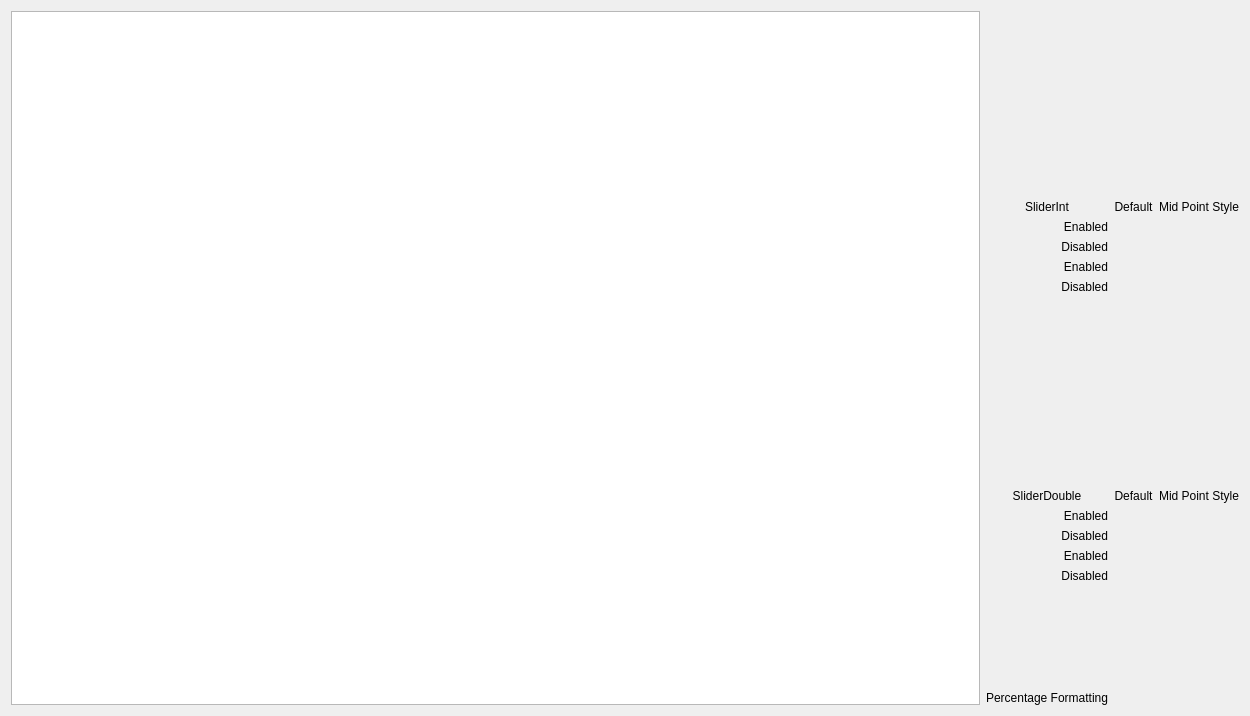
<?xml version="1.0" encoding="UTF-8"?>
<ui version="4.0">
 <class>SliderPage</class>
 <widget class="QWidget" name="SliderPage">
  <property name="geometry">
   <rect>
    <x>0</x>
    <y>0</y>
    <width>1250</width>
    <height>716</height>
   </rect>
  </property>
  <property name="sizePolicy">
   <sizepolicy hsizetype="Expanding" vsizetype="Expanding">
    <horstretch>0</horstretch>
    <verstretch>0</verstretch>
   </sizepolicy>
  </property>
  <layout class="QHBoxLayout" name="horizontalLayout">
   <item>
    <widget class="QTextEdit" name="exampleText">
     <property name="undoRedoEnabled">
      <bool>false</bool>
     </property>
     <property name="readOnly">
      <bool>true</bool>
     </property>
    </widget>
   </item>
   <item>
    <layout class="QGridLayout" name="gridLayout">
     <item row="1" column="0">
      <widget class="QLabel" name="label_6">
       <property name="text">
        <string>SliderInt</string>
       </property>
       <property name="alignment">
        <set>Qt::AlignBottom|Qt::AlignHCenter</set>
       </property>
      </widget>
     </item>
     <item row="8" column="0">
      <widget class="QLabel" name="label_15">
       <property name="text">
        <string>SliderDouble</string>
       </property>
       <property name="alignment">
        <set>Qt::AlignBottom|Qt::AlignHCenter</set>
       </property>
      </widget>
     </item>
     <item row="5" column="0">
      <widget class="QLabel" name="label_8">
       <property name="text">
        <string>Enabled</string>
       </property>
       <property name="alignment">
        <set>Qt::AlignRight|Qt::AlignTrailing|Qt::AlignVCenter</set>
       </property>
      </widget>
     </item>
     <item row="11" column="1">
      <widget class="AzQtComponents::SliderDouble" name="doubleSliderDisabled" native="true">
       <property name="enabled">
        <bool>false</bool>
       </property>
       <property name="class" stdset="0">
        <string/>
       </property>
      </widget>
     </item>
     <item row="4" column="0">
      <widget class="QLabel" name="label_2">
       <property name="text">
        <string>Disabled</string>
       </property>
       <property name="alignment">
        <set>Qt::AlignRight|Qt::AlignTrailing|Qt::AlignVCenter</set>
       </property>
       <property name="class" stdset="0">
        <string>secondaryText</string>
       </property>
      </widget>
     </item>
     <item row="4" column="2">
      <widget class="AzQtComponents::SliderInt" name="midPointSliderDisabled" native="true">
       <property name="enabled">
        <bool>false</bool>
       </property>
       <property name="class" stdset="0">
        <string>MidPoint</string>
       </property>
      </widget>
     </item>
     <item row="3" column="2">
      <widget class="AzQtComponents::SliderInt" name="midPointSliderEnabled" native="true">
       <property name="layoutDirection">
        <enum>Qt::LeftToRight</enum>
       </property>
       <property name="class" stdset="0">
        <string>MidPoint</string>
       </property>
      </widget>
     </item>
     <item row="1" column="2">
      <widget class="QLabel" name="label_4">
       <property name="text">
        <string>Mid Point Style</string>
       </property>
       <property name="alignment">
        <set>Qt::AlignBottom|Qt::AlignHCenter</set>
       </property>
       <property name="class" stdset="0">
        <string>secondaryText</string>
       </property>
      </widget>
     </item>
     <item row="4" column="1">
      <widget class="AzQtComponents::SliderInt" name="sliderDisabled" native="true">
       <property name="enabled">
        <bool>false</bool>
       </property>
       <property name="class" stdset="0">
        <string/>
       </property>
      </widget>
     </item>
     <item row="3" column="1">
      <widget class="AzQtComponents::SliderInt" name="sliderEnabled" native="true">
       <property name="class" stdset="0">
        <string/>
       </property>
      </widget>
     </item>
     <item row="0" column="0" colspan="3">
      <spacer name="verticalSpacer">
       <property name="orientation">
        <enum>Qt::Vertical</enum>
       </property>
       <property name="sizeHint" stdset="0">
        <size>
         <width>0</width>
         <height>0</height>
        </size>
       </property>
      </spacer>
     </item>
     <item row="1" column="1">
      <widget class="QLabel" name="label_3">
       <property name="sizePolicy">
        <sizepolicy hsizetype="Preferred" vsizetype="Expanding">
         <horstretch>0</horstretch>
         <verstretch>0</verstretch>
        </sizepolicy>
       </property>
       <property name="text">
        <string>Default</string>
       </property>
       <property name="alignment">
        <set>Qt::AlignBottom|Qt::AlignHCenter</set>
       </property>
       <property name="class" stdset="0">
        <string>secondaryText</string>
       </property>
      </widget>
     </item>
     <item row="3" column="0">
      <widget class="QLabel" name="label">
       <property name="text">
        <string>Enabled</string>
       </property>
       <property name="alignment">
        <set>Qt::AlignRight|Qt::AlignTrailing|Qt::AlignVCenter</set>
       </property>
       <property name="class" stdset="0">
        <string>secondaryText</string>
       </property>
      </widget>
     </item>
     <item row="11" column="0">
      <widget class="QLabel" name="label_10">
       <property name="text">
        <string>Disabled</string>
       </property>
       <property name="alignment">
        <set>Qt::AlignRight|Qt::AlignTrailing|Qt::AlignVCenter</set>
       </property>
       <property name="class" stdset="0">
        <string>secondaryText</string>
       </property>
      </widget>
     </item>
     <item row="8" column="1">
      <widget class="QLabel" name="label_11">
       <property name="sizePolicy">
        <sizepolicy hsizetype="Preferred" vsizetype="Expanding">
         <horstretch>0</horstretch>
         <verstretch>0</verstretch>
        </sizepolicy>
       </property>
       <property name="text">
        <string>Default</string>
       </property>
       <property name="alignment">
        <set>Qt::AlignBottom|Qt::AlignHCenter</set>
       </property>
       <property name="class" stdset="0">
        <string>secondaryText</string>
       </property>
      </widget>
     </item>
     <item row="6" column="1" alignment="Qt::AlignHCenter">
      <widget class="AzQtComponents::SliderInt" name="verticalSliderDisabled" native="true">
       <property name="enabled">
        <bool>false</bool>
       </property>
       <property name="orientation" stdset="0">
        <number>2</number>
       </property>
      </widget>
     </item>
     <item row="12" column="1" alignment="Qt::AlignHCenter">
      <widget class="AzQtComponents::SliderDouble" name="doubleVerticalSliderEnabled" native="true">
       <property name="layoutDirection">
        <enum>Qt::LeftToRight</enum>
       </property>
       <property name="orientation" stdset="0">
        <number>2</number>
       </property>
      </widget>
     </item>
     <item row="6" column="0">
      <widget class="QLabel" name="label_5">
       <property name="text">
        <string>Disabled</string>
       </property>
       <property name="alignment">
        <set>Qt::AlignRight|Qt::AlignTrailing|Qt::AlignVCenter</set>
       </property>
      </widget>
     </item>
     <item row="14" column="0" colspan="3">
      <spacer name="verticalSpacer_2">
       <property name="orientation">
        <enum>Qt::Vertical</enum>
       </property>
       <property name="sizeHint" stdset="0">
        <size>
         <width>0</width>
         <height>0</height>
        </size>
       </property>
      </spacer>
     </item>
     <item row="7" column="0" colspan="3">
      <spacer name="verticalSpacer_3">
       <property name="orientation">
        <enum>Qt::Vertical</enum>
       </property>
       <property name="sizeHint" stdset="0">
        <size>
         <width>0</width>
         <height>0</height>
        </size>
       </property>
      </spacer>
     </item>
     <item row="13" column="0">
      <widget class="QLabel" name="label_14">
       <property name="text">
        <string>Disabled</string>
       </property>
       <property name="alignment">
        <set>Qt::AlignRight|Qt::AlignTrailing|Qt::AlignVCenter</set>
       </property>
      </widget>
     </item>
     <item row="15" column="0">
      <widget class="QLabel" name="label_17">
       <property name="text">
        <string>Percentage Formatting</string>
       </property>
       <property name="alignment">
        <set>Qt::AlignRight|Qt::AlignTrailing|Qt::AlignVCenter</set>
       </property>
      </widget>
     </item>
     <item row="11" column="2">
      <widget class="AzQtComponents::SliderDouble" name="doubleMidPointSliderDisabled" native="true">
       <property name="enabled">
        <bool>false</bool>
       </property>
       <property name="class" stdset="0">
        <string>MidPoint</string>
       </property>
      </widget>
     </item>
     <item row="10" column="1">
      <widget class="AzQtComponents::SliderDouble" name="doubleSliderEnabled" native="true">
       <property name="class" stdset="0">
        <string/>
       </property>
      </widget>
     </item>
     <item row="12" column="0">
      <widget class="QLabel" name="label_9">
       <property name="text">
        <string>Enabled</string>
       </property>
       <property name="alignment">
        <set>Qt::AlignRight|Qt::AlignTrailing|Qt::AlignVCenter</set>
       </property>
      </widget>
     </item>
     <item row="5" column="1" alignment="Qt::AlignHCenter">
      <widget class="AzQtComponents::SliderInt" name="verticalSliderEnabled" native="true">
       <property name="layoutDirection">
        <enum>Qt::LeftToRight</enum>
       </property>
       <property name="orientation" stdset="0">
        <number>2</number>
       </property>
      </widget>
     </item>
     <item row="10" column="2">
      <widget class="AzQtComponents::SliderDouble" name="doubleMidPointSliderEnabled" native="true">
       <property name="layoutDirection">
        <enum>Qt::LeftToRight</enum>
       </property>
       <property name="class" stdset="0">
        <string>MidPoint</string>
       </property>
      </widget>
     </item>
     <item row="13" column="1" alignment="Qt::AlignHCenter">
      <widget class="AzQtComponents::SliderDouble" name="doubleVerticalSliderDisabled" native="true">
       <property name="enabled">
        <bool>false</bool>
       </property>
       <property name="orientation" stdset="0">
        <number>2</number>
       </property>
      </widget>
     </item>
     <item row="13" column="2" alignment="Qt::AlignHCenter">
      <widget class="AzQtComponents::SliderDouble" name="doubleVerticalMidPointSliderDisabled" native="true">
       <property name="enabled">
        <bool>false</bool>
       </property>
       <property name="orientation" stdset="0">
        <number>2</number>
       </property>
      </widget>
     </item>
     <item row="6" column="2" alignment="Qt::AlignHCenter">
      <widget class="AzQtComponents::SliderInt" name="verticalMidPointSliderDisabled" native="true">
       <property name="enabled">
        <bool>false</bool>
       </property>
       <property name="orientation" stdset="0">
        <number>2</number>
       </property>
      </widget>
     </item>
     <item row="5" column="2" alignment="Qt::AlignHCenter">
      <widget class="AzQtComponents::SliderInt" name="verticalMidPointSliderEnabled" native="true">
       <property name="orientation" stdset="0">
        <number>2</number>
       </property>
      </widget>
     </item>
     <item row="12" column="2" alignment="Qt::AlignHCenter">
      <widget class="AzQtComponents::SliderDouble" name="doubleVerticalMidPointSliderEnabled" native="true">
       <property name="orientation" stdset="0">
        <number>2</number>
       </property>
      </widget>
     </item>
     <item row="15" column="1" colspan="2">
      <widget class="AzQtComponents::SliderInt" name="percentage" native="true"/>
     </item>
     <item row="8" column="2">
      <widget class="QLabel" name="label_12">
       <property name="text">
        <string>Mid Point Style</string>
       </property>
       <property name="alignment">
        <set>Qt::AlignBottom|Qt::AlignHCenter</set>
       </property>
       <property name="class" stdset="0">
        <string>secondaryText</string>
       </property>
      </widget>
     </item>
     <item row="10" column="0">
      <widget class="QLabel" name="label_13">
       <property name="text">
        <string>Enabled</string>
       </property>
       <property name="alignment">
        <set>Qt::AlignRight|Qt::AlignTrailing|Qt::AlignVCenter</set>
       </property>
       <property name="class" stdset="0">
        <string>secondaryText</string>
       </property>
      </widget>
     </item>
    </layout>
   </item>
  </layout>
 </widget>
 <customwidgets>
  <customwidget>
   <class>AzQtComponents::SliderInt</class>
   <extends>QWidget</extends>
   <header location="global">AzQtComponents/Components/Widgets/Slider.h</header>
   <container>1</container>
  </customwidget>
  <customwidget>
   <class>AzQtComponents::SliderDouble</class>
   <extends>QWidget</extends>
   <header location="global">AzQtComponents/Components/Widgets/Slider.h</header>
  </customwidget>
 </customwidgets>
 <resources/>
 <connections/>
</ui>
